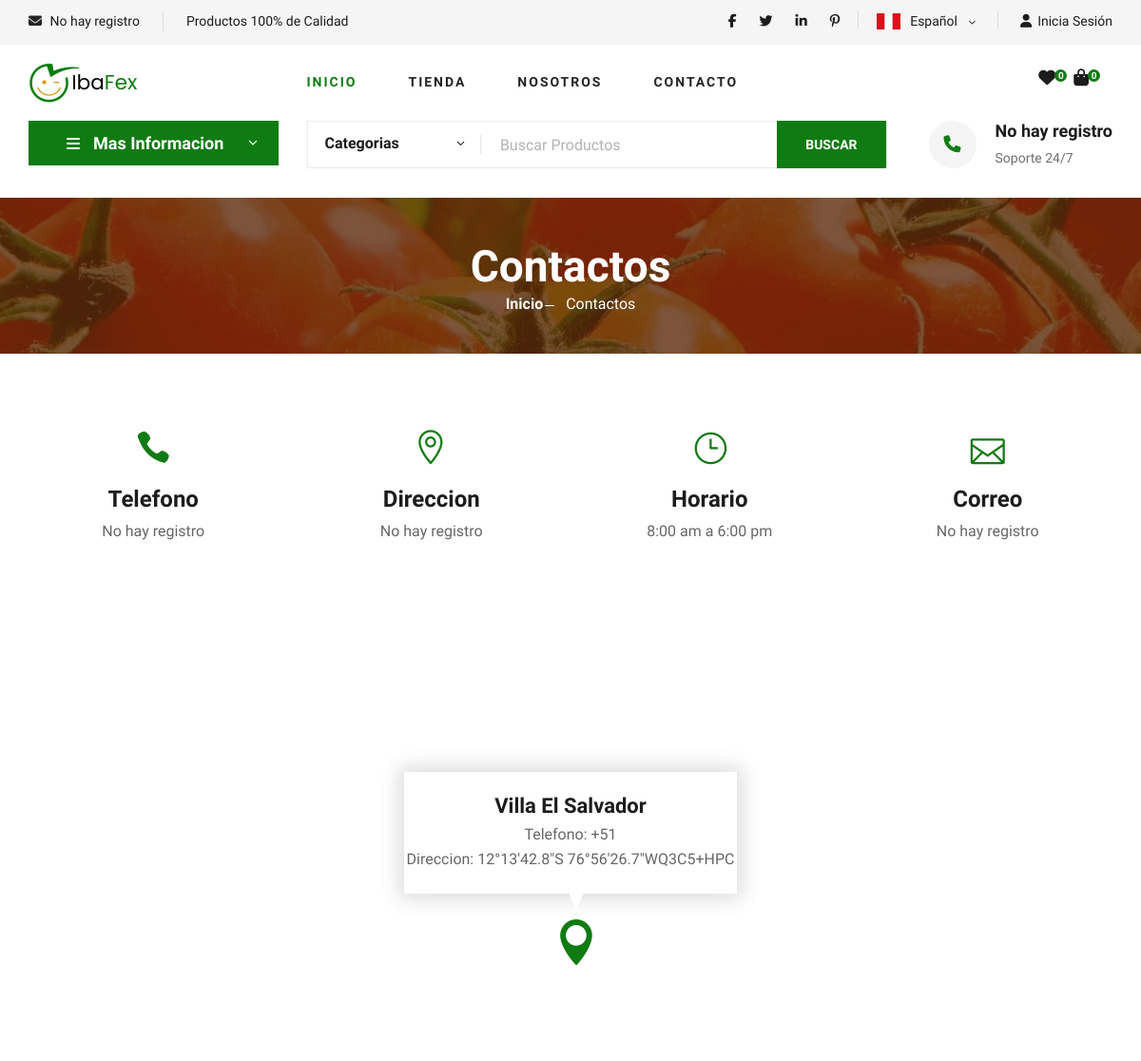
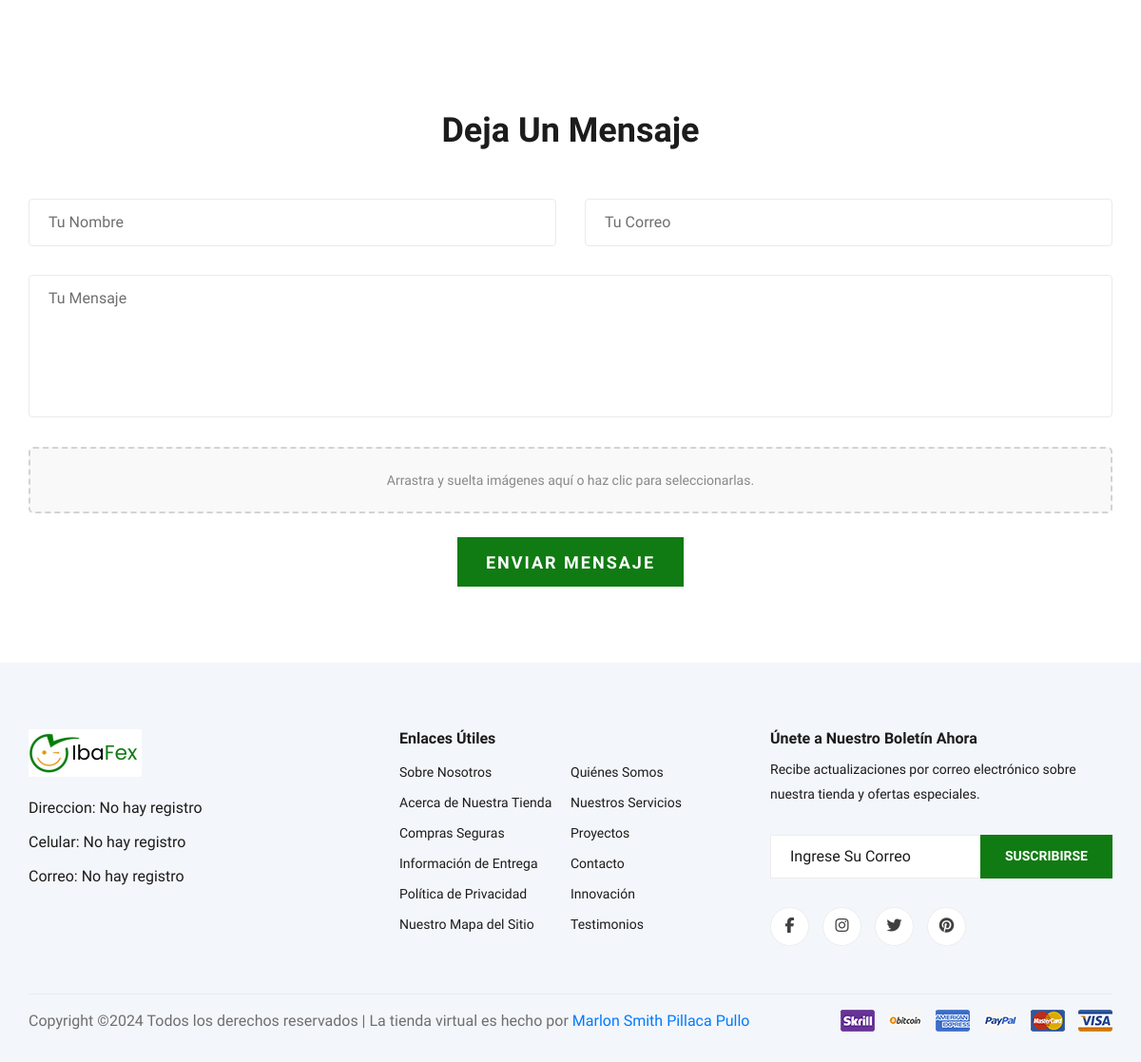
Page /contact/ on the earlier database version (2 pictures, top to bottom).
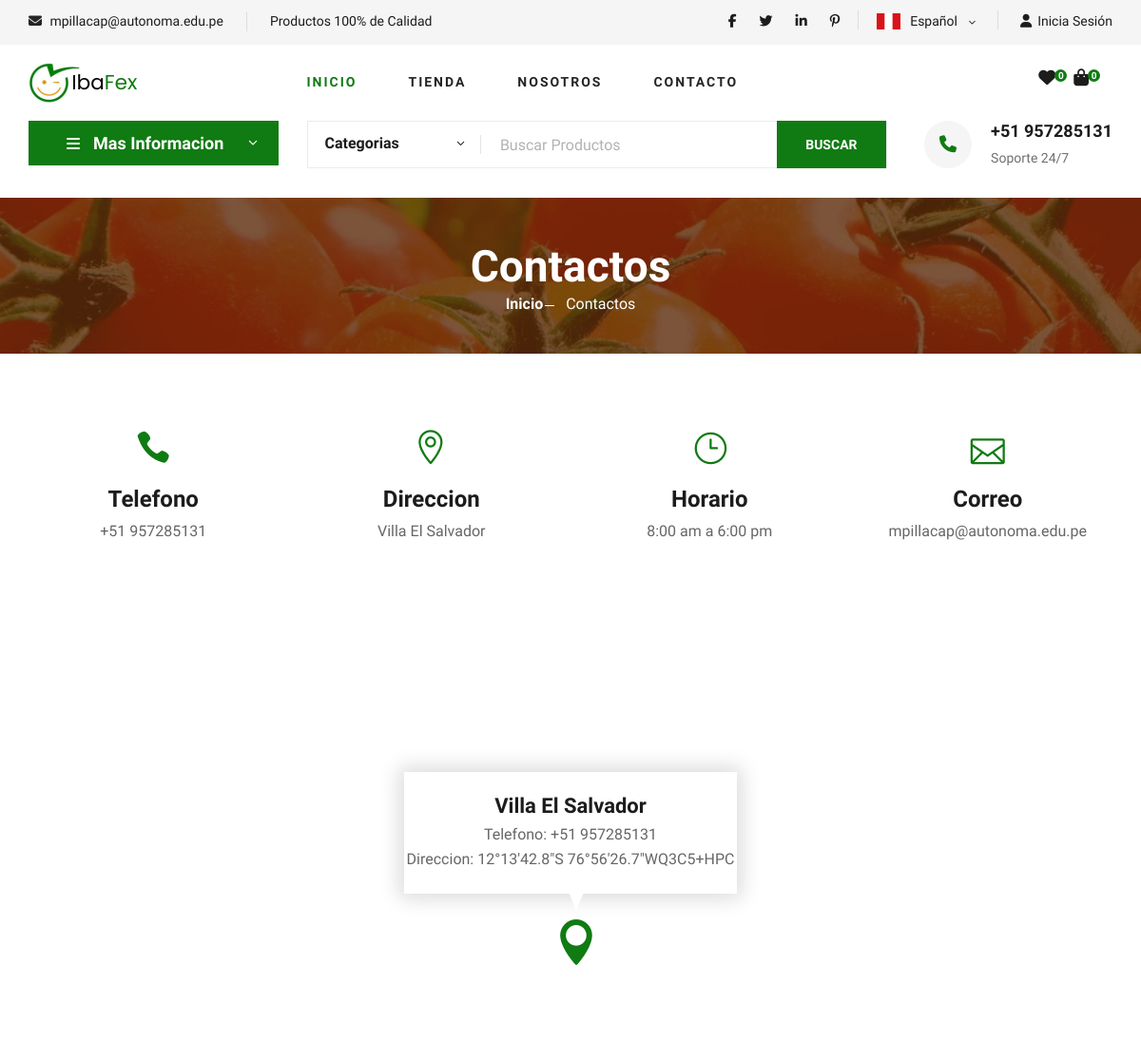
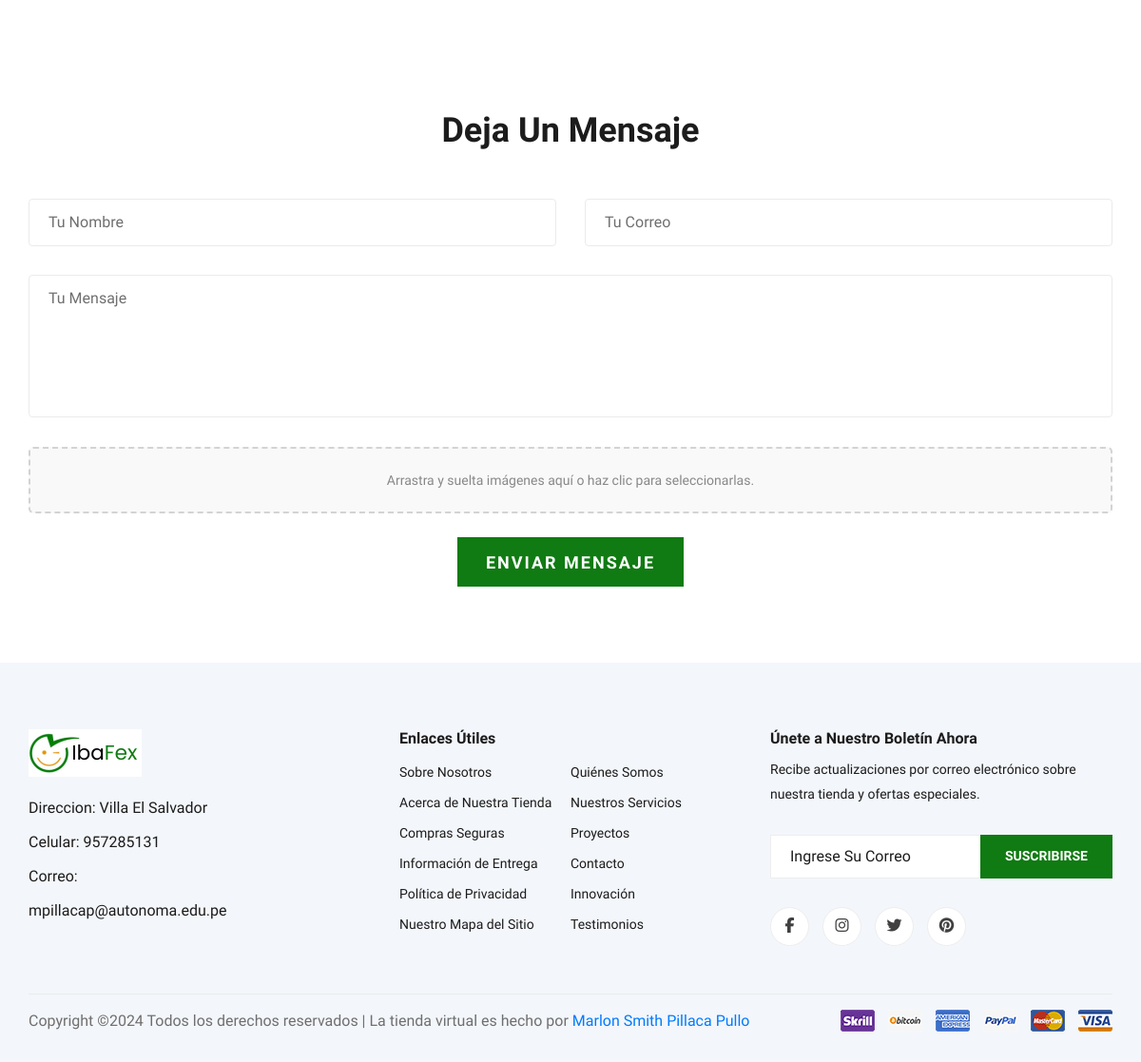
Same page on the later database version (2 pictures, top to bottom).
### main/models.py (models this page shows)
class Company(models.Model):
    name = models.CharField(max_length=100, verbose_name="Nombre de Empresa")
    mission = models.TextField(verbose_name="Mision de Empresa")
    vision = models.TextField(verbose_name="Vision de Empresa")
    general_manager = models.CharField(max_length=100, verbose_name="Gerente General")
    location = models.CharField(max_length=100, verbose_name="Ubicacion de Empresa")
    fundation_date = models.DateField(verbose_name="Fecha de Fundacion")
    ruc = models.CharField(max_length=11, verbose_name="Ruc de Empresa")
    phone = models.CharField(max_length=20, verbose_name="Telefono de Empresa")
    email = models.EmailField(max_length=100, verbose_name="Correo de Empresa")
    password = models.CharField(max_length=100, verbose_name="Contraseña", null=True) #QUITAR el null true cuando se reinicie TODOS los modelos
    def __str__(self):
        return self.name

### main/views.py (the view, shortened to what this page needs)
# urls.py: path("contact/", views.contact , name="contact"),
def contact(request):
    company_data = get_company_data()  # Llama a la función para obtener los datos
    print(f"el resultado: {company_data}")
    if request.user.is_authenticated:
        cart, created = Cart.objects.get_or_create(user=request.user)
        total_items = sum(item.quantity for item in cart.items.all())
    else:
        cart = None  # No hay carrito para usuarios no autenticados
        total_items = 0  # Por defecto, el total de productos es 0
    favorite_products_count = Product.objects.filter(liked_by=request.user).count() if request.user.is_authenticated else 0
    print(f"obtuvo esto: {favorite_products_count}")
    return render(request, "contact.html",
            {
            "company_data": company_data,
            "cart": cart,
            "total_items":total_items,
            "favorite_products_count":favorite_products_count,
            })

### main/views.py (called while the page is built)
def get_company_data():
    company = Company.objects.first()
    exist = Company.objects.exists()
    count = Company.objects.count()
    if exist:
        print(f"Hay solo {count} tabla en Compania")
        return company  # Obtén el primer objeto de Company
    else:
        return "No hay registro"

### main/templates/contact.html (shortened to what the changed rows need)
<!DOCTYPE html>
<html lang="zxx">
<head>
    {% include "head.html" %}
    {% load static %}
</head>
<body>
    {% include "header.html" %}
    {% include "block-content.html" %}
    <section id="section-contact" class="breadcrumb-section set-bg" data-setbg="{% static "img/breadcrumb.jpg" %}">
        <div class="container">
            <div class="row">
                <div class="col-lg-12 text-center">
                    <div class="breadcrumb__text">
                        <h2>Contactos</h2>
                    </div>
                </div>
            </div>
        </div>
    </section>
    <section class="contact spad">
        <div class="container">
            <div class="row">
                <div class="col-lg-3 col-md-3 col-sm-6 text-center">
                    <div class="contact__widget">
                        <span class="icon_phone"></span>
                        <h4>Telefono</h4>
                        {% if company_data != "No hay registro" %}
                        <p>+51 {{ company_data.phone }} </p>
                        {% else %}
                        <p> {{ company_data }} </p>
                        {% endif %}
                    </div>
                </div>
                <div class="col-lg-3 col-md-3 col-sm-6 text-center">
                    <div class="contact__widget">
                        <span class="icon_pin_alt"></span>
                        <h4>Direccion</h4>
                        <p> {% if company_data != "No hay registro" %} {{ company_data.location }} {% else %} {{ company_data }} {% endif %} </p>
                    </div>
                </div>
                <div class="col-lg-3 col-md-3 col-sm-6 text-center">
                    <div class="contact__widget">
                        <span class="icon_mail_alt"></span>
                        <h4>Correo</h4>
                        <p> {% if company_data != "No hay registro" %} {{ company_data.email }} {% else %} {{ company_data }} {% endif %} </p>
                    </div>
                </div>
            </div>
        </div>
    </section>
    <div id="map" class="map">
        <div class="map-inside">
            <div class="inside-widget">
                <ul>
                    <li>Telefono: +51 {{ company_data.phone }}</li>
                    <li>Direccion: 12°13'42.8"S 76°56'26.7"WQ3C5+HPC</li>
                </ul>
            </div>
        </div>
    </div>
    <div id="msj-reclamos" class="contact-form spad">
        <div class="container">
            <div class="row">
                <div class="col-lg-12">
                    <div class="contact__form__title">
                        <h2>Deja Un Mensaje</h2>
                    </div>
                </div>
            </div>
        </div>
    </div>
    {% include "footer.html" %}
</body>
</html>

### main/templates/header.html (shortened to what this page needs)
{% load static %}
<header class="header">
    <div class="header__top">
        <div class="container">
            <div class="row">
                <div class="col-lg-6 col-md-6">
                    <div class="header__top__left">
                        <ul>
                            <li><i class="fa fa-envelope"></i>
                                {% if company_data != "No hay registro" %}
                                    <span>{{ company_data.email }}</span>
                                {% else %}
                                    <span>{{ company_data }}</span>
                                {% endif %}
                            </li>
                            <li>Productos 100% de Calidad</li>
                        </ul>
                    </div>
                </div>
                <div class="col-lg-6 col-md-6">
                    <div class="header__top__right">
                        <div class="header__top__right__social">
                            <a href="#"><i class="fa fa-facebook"></i></a>
                            <a href="#"><i class="fa fa-twitter"></i></a>
                            <a href="#"><i class="fa fa-linkedin"></i></a>
                            <a href="#"><i class="fa fa-pinterest-p"></i></a>
                        </div>
                        <div class="header__top__right__language">
                            <img src="{% static "img/language-spanish.png" %}" class="img-lenguage" alt="">
                            <div>Español</div>
                            <span class="arrow_carrot-down"></span>
                        </div>
                        <div class="header__top__right__auth">
                            {% if user.is_authenticated %}
                                <a class="saludar-usuario"> Hola,
                                    <span class="nombre-usuario"> {{ user.username }} </span>
                                    <button onclick="exit()">Salir</button>
                                </a>
                            {% else %}
                                <a href="{% url "login" %}"><i class="fa fa-user"></i>Inicia Sesión</a>
                            {% endif %}
                        </div>
                    </div>
                </div>
            </div>
        </div>
    </div>
    <div class="container">
        <div class="row">
            <div class="col-lg-3">
                <div class="header__logo">
                    <a href="{% url "home" %}"><img src="{% static "img/logo.png" %}" alt="Logo de IbaFex Tienda de Abarrotes en Línea"></a>
                </div>
            </div>
            <div class="col-lg-6">
                <nav class="header__menu">
                    <ul>
                        <li class="active"><a href="{% url "home" %}">Inicio</a></li>
                        <li><a href="{% url "shop-grid" %}">Tienda</a></li>
                        <li><a href="{% url "blog-details" %}">Nosotros</a></li>
                        <li><a href="{% url "contact" %}">Contacto</a></li>
                    </ul>
                </nav>
            </div>
            <div class="col-lg-3">
                <div class="header__cart">
                    <ul>
                        <li><a href="#"><i class="fa fa-heart"></i> <span>{{ favorite_products_count }}</span></a></li>
                        <li><a href="{% url 'cart_detail' %}"><i class="fa fa-shopping-bag"></i> <span>{{ total_items }}</span></a></li>
                    </ul>
                </div>
            </div>
        </div>
    </div>
</header>

### main/templates/block-content.html (shortened to what this page needs)
{% load static %}
<section class="hero hero-normal">
    <div class="container">
        <div class="row">
            <div class="col-lg-3">
                <div class="hero__categories">
                    <div class="hero__categories__all">
                        <i class="fa fa-bars"></i>
                        <span>Mas Informacion</span>
                    </div>
                </div>
            </div>
            <div class="col-lg-9">
                <div class="hero__search">
                    <div class="hero__search__form">
                        <form action="{% url 'search_products' %}" method="GET">
                            <div class="hero__search__categories">
                                Categorias
                                <span class="arrow_carrot-down"></span>
                            </div>
                            <input type="text" placeholder="Buscar Productos" name="search">
                            <button type="submit" class="site-btn">BUSCAR</button>
                        </form>
                    </div>
                    <div class="hero__search__phone">
                        <div class="hero__search__phone__icon">
                            <i class="fa fa-phone"></i>
                        </div>
                        <div class="hero__search__phone__text">
                            {% if company_data != "No hay registro" %}
                            <h5>+51 {{ company_data.phone }}</h5>
                            {% else %}
                            <h5>{{ company_data }}</h5>
                            {% endif %}
                            <span>Soporte 24/7</span>
                        </div>
                    </div>
                </div>
            </div>
        </div>
    </div>
</section>

### main/templates/footer.html (shortened to what this page needs)
{% load static %}
<footer class="footer spad">
    <div class="container">
        <div class="row">
            <div class="col-lg-3 col-md-6 col-sm-6">
                <div class="footer__about">
                    <div class="footer__about__logo">
                        <a href="{% url "home" %}"><img src="{% static "img/logo.png" %}" alt=""></a>
                    </div>
                    <ul>
                        <li>Direccion: {% if company_data != "No hay registro" %} {{ company_data.location }} {% else %} {{ company_data }} {% endif %} </li>
                        <li>Celular: {% if company_data != "No hay registro" %}  {{ company_data.phone }} {% else %} {{ company_data }} {% endif %}</li>
                        <li>Correo: {% if company_data != "No hay registro" %} {{ company_data.email }} {% else %} {{ company_data }} {% endif %} </li>
                    </ul>
                </div>
            </div>
            <div class="col-lg-4 col-md-6 col-sm-6 offset-lg-1">
                <div class="footer__widget">
                    <h6>Enlaces Útiles</h6>
                    <ul>
                        <li><a href="#">Sobre Nosotros</a></li>
                        <li><a href="#">Acerca de Nuestra Tienda</a></li>
                        <li><a href="#">Compras Seguras</a></li>
                        <li><a href="#">Información de Entrega</a></li>
                        <li><a href="#">Política de Privacidad</a></li>
                        <li><a href="#">Nuestro Mapa del Sitio</a></li>
                    </ul>
                    <ul>
                        <li><a href="#">Quiénes Somos</a></li>
                        <li><a href="#">Nuestros Servicios</a></li>
                        <li><a href="#">Proyectos</a></li>
                        <li><a href="#">Contacto</a></li>
                        <li><a href="#">Innovación</a></li>
                        <li><a href="#">Testimonios</a></li>
                    </ul>
                </div>
            </div>
            <div class="col-lg-4 col-md-12">
                <div class="footer__widget">
                    <h6>Únete a Nuestro Boletín Ahora</h6>
                    <p>Recibe actualizaciones por correo electrónico sobre nuestra tienda y ofertas especiales.</p>
                    <form action="#">
                        <input type="text" placeholder="Ingrese Su Correo">
                        <button type="submit" class="site-btn">Suscribirse</button>
                    </form>
                    <div class="footer__widget__social">
                        <a href="#"><i class="fa fa-facebook"></i></a>
                        <a href="#"><i class="fa fa-instagram"></i></a>
                        <a href="#"><i class="fa fa-twitter"></i></a>
                        <a href="#"><i class="fa fa-pinterest"></i></a>
                    </div>
                </div>
            </div>
        </div>
        <div class="row">
            <div class="col-lg-12">
                <div class="footer__copyright">
                    <div class="footer__copyright__text">
                        <p>
                            Copyright &copy;<script>document.write(new Date().getFullYear());</script> Todos los derechos reservados | La tienda virtual es hecho por <a href="https://github.com/Marlon-Xpp" target="_blank">Marlon Smith Pillaca Pullo</a>
                        </p></div>
                    <div class="footer__copyright__payment"><img src="{% static "img/payment-item.png" %}" alt=""></div>
                </div>
            </div>
        </div>
    </div>
</footer>

Differences in the rows shown:
added Company: email "mpillacap@autonoma.edu.pe", phone "957285131", location "Villa El Salvador"
Other differences:
{{ company_data }}: "No hay registro" → (not shown)
text now shown: "+51 +51"
